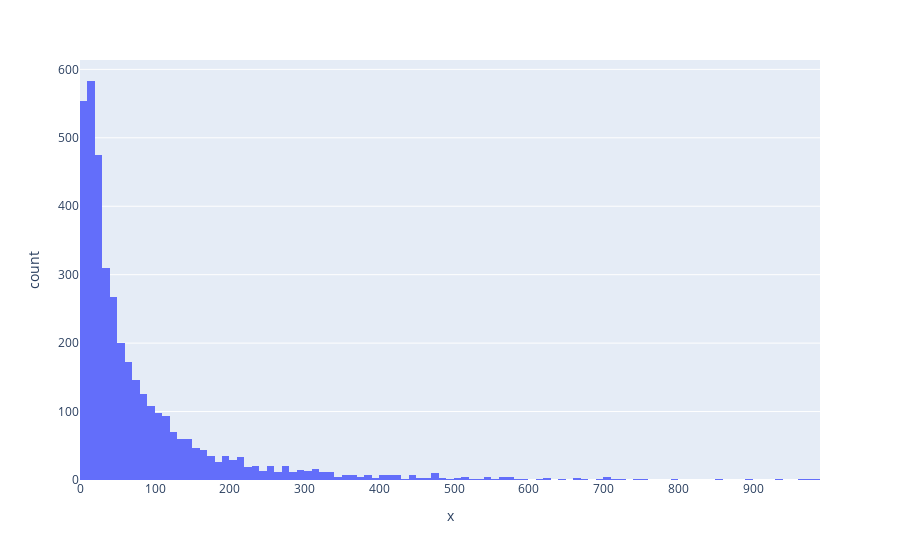

The notebook cell this image was saved under:
### Code cell
#Frequency distribution plot, taking observations which have frequency less than 1000
x = RFMScores.query('Frequency < 1000')['Frequency']
fig = px.histogram(RFMScores, x=x)
fig.show()

### Figure 1 — Plotly figure (JSON) as saved in the notebook; plotly's stock layout.template omitted (floating-point values rounded to 4 significant figures; data arrays with more than 128 entries replaced by an {"elided": "..."} marker saying what was removed)
{"data": [{"alignmentgroup": "True", "bingroup": "x", "hovertemplate": "x=%{x}<br>count=%{y}<extra></extra>", "legendgroup": "", "marker": {"color": "#636efa"}, "name": "", "offsetgroup": "", "orientation": "v", "showlegend": false, "type": "histogram", "x": {"elided": "3904 int values"}, "xaxis": "x", "yaxis": "y"}], "layout": {"barmode": "relative", "legend": {"tracegroupgap": 0}, "margin": {"t": 60}, "xaxis": {"anchor": "y", "domain": [0, 1], "title": {"text": "x"}}, "yaxis": {"anchor": "x", "domain": [0, 1], "title": {"text": "count"}}}}
